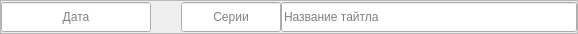
<?xml version="1.0" encoding="UTF-8"?>
<ui version="4.0">
 <class>Form</class>
 <widget class="QWidget" name="Form">
  <property name="geometry">
   <rect>
    <x>0</x>
    <y>0</y>
    <width>578</width>
    <height>34</height>
   </rect>
  </property>
  <property name="minimumSize">
   <size>
    <width>0</width>
    <height>0</height>
   </size>
  </property>
  <property name="windowTitle">
   <string>Form</string>
  </property>
  <property name="autoFillBackground">
   <bool>true</bool>
  </property>
  <property name="styleSheet">
   <string notr="true"/>
  </property>
  <layout class="QVBoxLayout" name="verticalLayout">
   <property name="spacing">
    <number>5</number>
   </property>
   <property name="leftMargin">
    <number>0</number>
   </property>
   <property name="topMargin">
    <number>0</number>
   </property>
   <property name="rightMargin">
    <number>0</number>
   </property>
   <property name="bottomMargin">
    <number>0</number>
   </property>
   <item>
    <widget class="QFrame" name="t_row">
     <property name="enabled">
      <bool>true</bool>
     </property>
     <property name="minimumSize">
      <size>
       <width>0</width>
       <height>0</height>
      </size>
     </property>
     <property name="frameShape">
      <enum>QFrame::StyledPanel</enum>
     </property>
     <property name="frameShadow">
      <enum>QFrame::Raised</enum>
     </property>
     <layout class="QVBoxLayout" name="row_layout">
      <property name="spacing">
       <number>5</number>
      </property>
      <property name="leftMargin">
       <number>0</number>
      </property>
      <property name="topMargin">
       <number>0</number>
      </property>
      <property name="rightMargin">
       <number>0</number>
      </property>
      <property name="bottomMargin">
       <number>0</number>
      </property>
      <item>
       <layout class="QHBoxLayout" name="hor_layout">
        <property name="spacing">
         <number>0</number>
        </property>
        <item>
         <widget class="ExLineEdit" name="con_date">
          <property name="minimumSize">
           <size>
            <width>0</width>
            <height>30</height>
           </size>
          </property>
          <property name="maximumSize">
           <size>
            <width>150</width>
            <height>16777215</height>
           </size>
          </property>
          <property name="cursor">
           <cursorShape>PointingHandCursor</cursorShape>
          </property>
          <property name="maxLength">
           <number>10</number>
          </property>
          <property name="alignment">
           <set>Qt::AlignCenter</set>
          </property>
          <property name="readOnly">
           <bool>true</bool>
          </property>
          <property name="placeholderText">
           <string>Дата</string>
          </property>
         </widget>
        </item>
        <item>
         <widget class="QLabel" name="status">
          <property name="minimumSize">
           <size>
            <width>30</width>
            <height>30</height>
           </size>
          </property>
          <property name="text">
           <string/>
          </property>
         </widget>
        </item>
        <item>
         <widget class="ExLineEdit" name="count">
          <property name="minimumSize">
           <size>
            <width>0</width>
            <height>30</height>
           </size>
          </property>
          <property name="maximumSize">
           <size>
            <width>100</width>
            <height>16777215</height>
           </size>
          </property>
          <property name="layoutDirection">
           <enum>Qt::RightToLeft</enum>
          </property>
          <property name="maxLength">
           <number>4</number>
          </property>
          <property name="alignment">
           <set>Qt::AlignCenter</set>
          </property>
          <property name="readOnly">
           <bool>true</bool>
          </property>
          <property name="placeholderText">
           <string>Серии</string>
          </property>
         </widget>
        </item>
        <item>
         <widget class="ExLineEdit" name="title_name">
          <property name="enabled">
           <bool>true</bool>
          </property>
          <property name="minimumSize">
           <size>
            <width>0</width>
            <height>30</height>
           </size>
          </property>
          <property name="layoutDirection">
           <enum>Qt::RightToLeft</enum>
          </property>
          <property name="text">
           <string/>
          </property>
          <property name="maxLength">
           <number>60</number>
          </property>
          <property name="dragEnabled">
           <bool>false</bool>
          </property>
          <property name="readOnly">
           <bool>true</bool>
          </property>
          <property name="placeholderText">
           <string>Название тайтла</string>
          </property>
         </widget>
        </item>
       </layout>
      </item>
     </layout>
    </widget>
   </item>
  </layout>
 </widget>
 <customwidgets>
  <customwidget>
   <class>ExLineEdit</class>
   <extends>QLineEdit</extends>
   <header>ExObjects.h</header>
  </customwidget>
 </customwidgets>
 <resources/>
 <connections/>
</ui>
